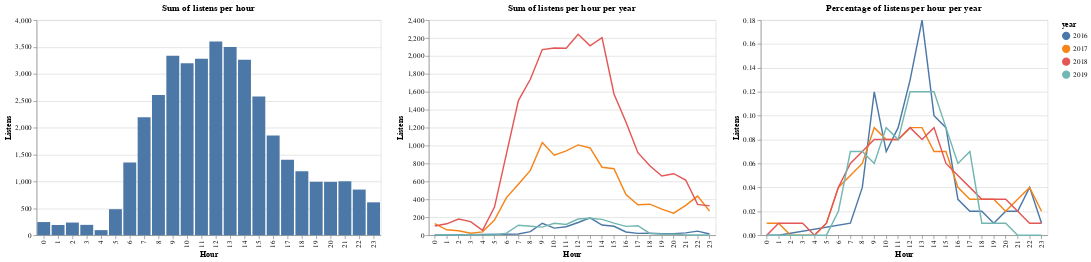

Source (notebook cell):
### Code cell
#hide_input
# Create sum per hour per year
selection_sum = df.groupby(['year', 'hour']).size().reset_index().rename(columns={0: 'count'})

# Create percentage per hour per year
selection_perc = selection_sum.copy()
yearly_counts = df.ts.dt.to_period('Y').value_counts()
for year in yearly_counts.index:
    selection_perc.loc[selection_perc.year == year.year, 'count'] = selection_perc.loc[selection_perc.year == year.year, 'count'] / yearly_counts[year.year]
selection_perc = selection_perc.round(2)

# Plot the total listens per hour
total = alt.Chart(selection_sum).mark_bar().encode(
    alt.X('hour:O', title='Hour'),
    alt.Y('sum(count):Q', title='Listens'),
).properties(title='Sum of listens per hour')


label = alt.selection_single(
    encodings=['x'], # limit selection to x-axis value
    on='mouseover',  # select on mouseover events
    nearest=True,    # select data point nearest the cursor
    empty='none'     # empty selection includes no data points
)

monthly = alt.Chart().mark_line().encode(
    alt.X('hour:O', title='Hour'),
    alt.Y('count:Q', title='Listens'),
    color='year:N',
).transform_filter(alt.FieldOneOfPredicate(field='year', oneOf=[2016, 2017, 2018, 2019]))

# Plot sum per hour per year
sum_per_hour_per_year = alt.layer(
    monthly.properties(
        title='Sum of listens per hour per year'
    ), # base line chart
    
#     add a rule mark to serve as a guide line
    alt.Chart().mark_rule(color='#aaa').encode(
#         alt.X('hour'),
        x='hour:O'
    ).transform_filter(label),
    
    # add circle marks for selected time points, hide unselected points
    monthly.mark_circle().encode(
        opacity=alt.condition(label, alt.value(1), alt.value(0))
    ).add_selection(label),
    
#     # add white stroked text to provide a legible background for labels
    monthly.mark_text(align='left', dx=5, dy=-5, stroke='white', strokeWidth=2).encode(
        text='sum(count):Q'
    ).transform_filter(label),
    
    # add text labels for stock prices
    monthly.mark_text(align='left', dx=5, dy=-5).encode(
        alt.Text('sum(count):Q'),
#         text='sum(listens):Q'
    ).transform_filter(label),
    
    data = selection_sum
).properties(
    width=400,
    height=300
)

# Plot percentage per hour per year
perc_per_hour_per_year = alt.layer(
    monthly.properties(
        title='Percentage of listens per hour per year'
    ),     
    alt.Chart().mark_rule(color='#aaa').encode(
        x='hour:O'
    ).transform_filter(label),
    
    monthly.mark_circle().encode(
        opacity=alt.condition(label, alt.value(1), alt.value(0))
    ).add_selection(label),
    
    monthly.mark_text(align='left', dx=5, dy=-5, stroke='white', strokeWidth=2).encode(
        text='sum(count):Q'
    ).transform_filter(label),
    
    monthly.mark_text(align='left', dx=5, dy=-5).encode(
        alt.Text('sum(count):Q'),
    ).transform_filter(label),
    
    data = selection_perc
).properties(
    width=400,
    height=300
)

total | sum_per_hour_per_year | perc_per_hour_per_year

### Figure 1 — Vega-Lite specification as saved in the notebook (floating-point values rounded to 4 significant figures)
{"usermeta": {"embedOptions": {"theme": "fivethirtyeight"}}, "config": {"view": {"continuousWidth": 400, "continuousHeight": 300}}, "hconcat": [{"mark": "bar", "encoding": {"x": {"type": "ordinal", "field": "hour", "title": "Hour"}, "y": {"type": "quantitative", "aggregate": "sum", "field": "count", "title": "Listens"}}, "title": "Sum of listens per hour"}, {"layer": [{"mark": "line", "encoding": {"color": {"type": "nominal", "field": "year"}, "x": {"type": "ordinal", "field": "hour", "title": "Hour"}, "y": {"type": "quantitative", "field": "count", "title": "Listens"}}, "title": "Sum of listens per hour per year", "transform": [{"filter": {"field": "year", "oneOf": [2016, 2017, 2018, 2019]}}]}, {"mark": {"type": "rule", "color": "#aaa"}, "encoding": {"x": {"type": "ordinal", "field": "hour"}}, "transform": [{"filter": {"selection": "selector002"}}]}, {"mark": "circle", "encoding": {"color": {"type": "nominal", "field": "year"}, "opacity": {"condition": {"value": 1, "selection": "selector002"}, "value": 0}, "x": {"type": "ordinal", "field": "hour", "title": "Hour"}, "y": {"type": "quantitative", "field": "count", "title": "Listens"}}, "selection": {"selector002": {"type": "single", "encodings": ["x"], "on": "mouseover", "nearest": true, "empty": "none"}}, "transform": [{"filter": {"field": "year", "oneOf": [2016, 2017, 2018, 2019]}}]}, {"mark": {"type": "text", "align": "left", "dx": 5, "dy": -5, "stroke": "white", "strokeWidth": 2}, "encoding": {"color": {"type": "nominal", "field": "year"}, "text": {"type": "quantitative", "aggregate": "sum", "field": "count"}, "x": {"type": "ordinal", "field": "hour", "title": "Hour"}, "y": {"type": "quantitative", "field": "count", "title": "Listens"}}, "transform": [{"filter": {"field": "year", "oneOf": [2016, 2017, 2018, 2019]}}, {"filter": {"selection": "selector002"}}]}, {"mark": {"type": "text", "align": "left", "dx": 5, "dy": -5}, "encoding": {"color": {"type": "nominal", "field": "year"}, "text": {"type": "quantitative", "aggregate": "sum", "field": "count"}, "x": {"type": "ordinal", "field": "hour", "title": "Hour"}, "y": {"type": "quantitative", "field": "count", "title": "Listens"}}, "transform": [{"filter": {"field": "year", "oneOf": [2016, 2017, 2018, 2019]}}, {"filter": {"selection": "selector002"}}]}], "height": 300, "width": 400}, {"layer": [{"mark": "line", "encoding": {"color": {"type": "nominal", "field": "year"}, "x": {"type": "ordinal", "field": "hour", "title": "Hour"}, "y": {"type": "quantitative", "field": "count", "title": "Listens"}}, "title": "Percentage of listens per hour per year", "transform": [{"filter": {"field": "year", "oneOf": [2016, 2017, 2018, 2019]}}]}, {"mark": {"type": "rule", "color": "#aaa"}, "encoding": {"x": {"type": "ordinal", "field": "hour"}}, "transform": [{"filter": {"selection": "selector002"}}]}, {"mark": "circle", "encoding": {"color": {"type": "nominal", "field": "year"}, "opacity": {"condition": {"value": 1, "selection": "selector002"}, "value": 0}, "x": {"type": "ordinal", "field": "hour", "title": "Hour"}, "y": {"type": "quantitative", "field": "count", "title": "Listens"}}, "selection": {"selector002": {"type": "single", "encodings": ["x"], "on": "mouseover", "nearest": true, "empty": "none"}}, "transform": [{"filter": {"field": "year", "oneOf": [2016, 2017, 2018, 2019]}}]}, {"mark": {"type": "text", "align": "left", "dx": 5, "dy": -5, "stroke": "white", "strokeWidth": 2}, "encoding": {"color": {"type": "nominal", "field": "year"}, "text": {"type": "quantitative", "aggregate": "sum", "field": "count"}, "x": {"type": "ordinal", "field": "hour", "title": "Hour"}, "y": {"type": "quantitative", "field": "count", "title": "Listens"}}, "transform": [{"filter": {"field": "year", "oneOf": [2016, 2017, 2018, 2019]}}, {"filter": {"selection": "selector002"}}]}, {"mark": {"type": "text", "align": "left", "dx": 5, "dy": -5}, "encoding": {"color": {"type": "nominal", "field": "year"}, "text": {"type": "quantitative", "aggregate": "sum", "field": "count"}, "x": {"type": "ordinal", "field": "hour", "title": "Hour"}, "y": {"type": "quantitative", "field": "count", "title": "Listens"}}, "transform": [{"filter": {"field": "year", "oneOf": [2016, 2017, 2018, 2019]}}, {"filter": {"selection": "selector002"}}]}], "data": {"name": "data-48044bdc3cc0feeac970edfbb745f045"}, "height": 300, "width": 400}], "data": {"name": "data-0187552695ff6798193cfef9dfa2651e"}, "$schema": "https://vega.github.io/schema/vega-lite/v4.8.1.json", "datasets": {"data-0187552695ff6798193cfef9dfa2651e": [{"year": 2013, "hour": 0, "count": 2}, {"year": 2013, "hour": 10, "count": 1}, {"year": 2013, "hour": 11, "count": 13}, {"year": 2013, "hour": 12, "count": 12}, {"year": 2013, "hour": 14, "count": 4}, {"year": 2013, "hour": 15, "count": 5}, {"year": 2013, "hour": 16, "count": 4}, {"year": 2013, "hour": 17, "count": 9}, {"year": 2013, "hour": 18, "count": 29}, {"year": 2013, "hour": 19, "count": 8}, {"year": 2013, "hour": 20, "count": 24}, {"year": 2013, "hour": 21, "count": 3}, {"year": 2013, "hour": 22, "count": 2}, {"year": 2013, "hour": 23, "count": 1}, {"year": 2014, "hour": 11, "count": 2}, {"year": 2014, "hour": 13, "count": 5}, {"year": 2014, "hour": 22, "count": 6}, {"year": 2015, "hour": 0, "count": 5}, {"year": 2015, "hour": 2, "count": 4}, {"year": 2015, "hour": 3, "count": 12}, {"year": 2015, "hour": 8, "count": 4}, {"year": 2015, "hour": 9, "count": 7}, {"year": 2015, "hour": 10, "count": 2}, {"year": 2015, "hour": 11, "count": 26}, {"year": 2015, "hour": 12, "count": 21}, {"year": 2015, "hour": 13, "count": 24}, {"year": 2015, "hour": 14, "count": 5}, {"year": 2015, "hour": 15, "count": 22}, {"year": 2015, "hour": 16, "count": 2}, {"year": 2015, "hour": 17, "count": 8}, {"year": 2015, "hour": 19, "count": 8}, {"year": 2015, "hour": 20, "count": 8}, {"year": 2015, "hour": 21, "count": 22}, {"year": 2015, "hour": 22, "count": 14}, {"year": 2015, "hour": 23, "count": 1}, {"year": 2016, "hour": 0, "count": 2}, {"year": 2016, "hour": 1, "count": 1}, {"year": 2016, "hour": 7, "count": 13}, {"year": 2016, "hour": 8, "count": 40}, {"year": 2016, "hour": 9, "count": 133}, {"year": 2016, "hour": 10, "count": 79}, {"year": 2016, "hour": 11, "count": 94}, {"year": 2016, "hour": 12, "count": 141}, {"year": 2016, "hour": 13, "count": 194}, {"year": 2016, "hour": 14, "count": 113}, {"year": 2016, "hour": 15, "count": 99}, {"year": 2016, "hour": 16, "count": 36}, {"year": 2016, "hour": 17, "count": 20}, {"year": 2016, "hour": 18, "count": 22}, {"year": 2016, "hour": 19, "count": 15}, {"year": 2016, "hour": 20, "count": 17}, {"year": 2016, "hour": 21, "count": 26}, {"year": 2016, "hour": 22, "count": 45}, {"year": 2016, "hour": 23, "count": 13}, {"year": 2017, "hour": 0, "count": 128}, {"year": 2017, "hour": 1, "count": 60}, {"year": 2017, "hour": 2, "count": 49}, {"year": 2017, "hour": 3, "count": 21}, {"year": 2017, "hour": 4, "count": 37}, {"year": 2017, "hour": 5, "count": 168}, {"year": 2017, "hour": 6, "count": 419}, {"year": 2017, "hour": 7, "count": 568}, {"year": 2017, "hour": 8, "count": 723}, {"year": 2017, "hour": 9, "count": 1034}, {"year": 2017, "hour": 10, "count": 892}, {"year": 2017, "hour": 11, "count": 940}, {"year": 2017, "hour": 12, "count": 1007}, {"year": 2017, "hour": 13, "count": 973}, {"year": 2017, "hour": 14, "count": 758}, {"year": 2017, "hour": 15, "count": 742}, {"year": 2017, "hour": 16, "count": 452}, {"year": 2017, "hour": 17, "count": 339}, {"year": 2017, "hour": 18, "count": 346}, {"year": 2017, "hour": 19, "count": 290}, {"year": 2017, "hour": 20, "count": 246}, {"year": 2017, "hour": 21, "count": 333}, {"year": 2017, "hour": 22, "count": 436}, {"year": 2017, "hour": 23, "count": 268}, {"year": 2018, "hour": 0, "count": 103}, {"year": 2018, "hour": 1, "count": 127}, {"year": 2018, "hour": 2, "count": 180}, {"year": 2018, "hour": 3, "count": 152}, {"year": 2018, "hour": 4, "count": 54}, {"year": 2018, "hour": 5, "count": 314}, {"year": 2018, "hour": 6, "count": 908}, {"year": 2018, "hour": 7, "count": 1502}, {"year": 2018, "hour": 8, "count": 1740}, {"year": 2018, "hour": 9, "count": 2071}, {"year": 2018, "hour": 10, "count": 2088}, {"year": 2018, "hour": 11, "count": 2086}, {"year": 2018, "hour": 12, "count": 2242}, {"year": 2018, "hour": 13, "count": 2113}, {"year": 2018, "hour": 14, "count": 2204}, {"year": 2018, "hour": 15, "count": 1576}, {"year": 2018, "hour": 16, "count": 1262}, {"year": 2018, "hour": 17, "count": 920}, {"year": 2018, "hour": 18, "count": 775}, {"year": 2018, "hour": 19, "count": 660}, {"year": 2018, "hour": 20, "count": 686}, {"year": 2018, "hour": 21, "count": 615}, {"year": 2018, "hour": 22, "count": 344}, {"year": 2018, "hour": 23, "count": 327}, {"year": 2019, "hour": 0, "count": 4}, {"year": 2019, "hour": 1, "count": 1}, {"year": 2019, "hour": 2, "count": 2}, {"year": 2019, "hour": 3, "count": 7}, {"year": 2019, "hour": 4, "count": 3}, {"year": 2019, "hour": 5, "count": 1}, {"year": 2019, "hour": 6, "count": 23}, {"year": 2019, "hour": 7, "count": 111}, {"year": 2019, "hour": 8, "count": 100}, {"year": 2019, "hour": 9, "count": 90}, {"year": 2019, "hour": 10, "count": 133}, {"year": 2019, "hour": 11, "count": 119}, {"year": 2019, "hour": 12, "count": 180}, {"year": 2019, "hour": 13, "count": 189}, {"year": 2019, "hour": 14, "count": 176}, {"year": 2019, "hour": 15, "count": 135}, {"year": 2019, "hour": 16, "count": 98}, {"year": 2019, "hour": 17, "count": 105}, {"year": 2019, "hour": 18, "count": 19}, {"year": 2019, "hour": 19, "count": 12}, {"year": 2019, "hour": 20, "count": 10}, {"year": 2019, "hour": 21, "count": 3}, {"year": 2019, "hour": 22, "count": 1}, {"year": 2019, "hour": 23, "count": 1}], "data-48044bdc3cc0feeac970edfbb745f045": [{"year": 2013, "hour": 0, "count": 0.02}, {"year": 2013, "hour": 10, "count": 0.01}, {"year": 2013, "hour": 11, "count": 0.11}, {"year": 2013, "hour": 12, "count": 0.1}, {"year": 2013, "hour": 14, "count": 0.03}, {"year": 2013, "hour": 15, "count": 0.04}, {"year": 2013, "hour": 16, "count": 0.03}, {"year": 2013, "hour": 17, "count": 0.08}, {"year": 2013, "hour": 18, "count": 0.25}, {"year": 2013, "hour": 19, "count": 0.07}, {"year": 2013, "hour": 20, "count": 0.21}, {"year": 2013, "hour": 21, "count": 0.03}, {"year": 2013, "hour": 22, "count": 0.02}, {"year": 2013, "hour": 23, "count": 0.01}, {"year": 2014, "hour": 11, "count": 0.15}, {"year": 2014, "hour": 13, "count": 0.38}, {"year": 2014, "hour": 22, "count": 0.46}, {"year": 2015, "hour": 0, "count": 0.03}, {"year": 2015, "hour": 2, "count": 0.02}, {"year": 2015, "hour": 3, "count": 0.06}, {"year": 2015, "hour": 8, "count": 0.02}, {"year": 2015, "hour": 9, "count": 0.04}, {"year": 2015, "hour": 10, "count": 0.01}, {"year": 2015, "hour": 11, "count": 0.13}, {"year": 2015, "hour": 12, "count": 0.11}, {"year": 2015, "hour": 13, "count": 0.12}, {"year": 2015, "hour": 14, "count": 0.03}, {"year": 2015, "hour": 15, "count": 0.11}, {"year": 2015, "hour": 16, "count": 0.01}, {"year": 2015, "hour": 17, "count": 0.04}, {"year": 2015, "hour": 19, "count": 0.04}, {"year": 2015, "hour": 20, "count": 0.04}, {"year": 2015, "hour": 21, "count": 0.11}, {"year": 2015, "hour": 22, "count": 0.07}, {"year": 2015, "hour": 23, "count": 0.01}, {"year": 2016, "hour": 0, "count": 0.0}, {"year": 2016, "hour": 1, "count": 0.0}, {"year": 2016, "hour": 7, "count": 0.01}, {"year": 2016, "hour": 8, "count": 0.04}, {"year": 2016, "hour": 9, "count": 0.12}, {"year": 2016, "hour": 10, "count": 0.07}, {"year": 2016, "hour": 11, "count": 0.09}, {"year": 2016, "hour": 12, "count": 0.13}, {"year": 2016, "hour": 13, "count": 0.18}, {"year": 2016, "hour": 14, "count": 0.1}, {"year": 2016, "hour": 15, "count": 0.09}, {"year": 2016, "hour": 16, "count": 0.03}, {"year": 2016, "hour": 17, "count": 0.02}, {"year": 2016, "hour": 18, "count": 0.02}, {"year": 2016, "hour": 19, "count": 0.01}, {"year": 2016, "hour": 20, "count": 0.02}, {"year": 2016, "hour": 21, "count": 0.02}, {"year": 2016, "hour": 22, "count": 0.04}, {"year": 2016, "hour": 23, "count": 0.01}, {"year": 2017, "hour": 0, "count": 0.01}, {"year": 2017, "hour": 1, "count": 0.01}, {"year": 2017, "hour": 2, "count": 0.0}, {"year": 2017, "hour": 3, "count": 0.0}, {"year": 2017, "hour": 4, "count": 0.0}, {"year": 2017, "hour": 5, "count": 0.01}, {"year": 2017, "hour": 6, "count": 0.04}, {"year": 2017, "hour": 7, "count": 0.05}, {"year": 2017, "hour": 8, "count": 0.06}, {"year": 2017, "hour": 9, "count": 0.09}, {"year": 2017, "hour": 10, "count": 0.08}, {"year": 2017, "hour": 11, "count": 0.08}, {"year": 2017, "hour": 12, "count": 0.09}, {"year": 2017, "hour": 13, "count": 0.09}, {"year": 2017, "hour": 14, "count": 0.07}, {"year": 2017, "hour": 15, "count": 0.07}, {"year": 2017, "hour": 16, "count": 0.04}, {"year": 2017, "hour": 17, "count": 0.03}, {"year": 2017, "hour": 18, "count": 0.03}, {"year": 2017, "hour": 19, "count": 0.03}, {"year": 2017, "hour": 20, "count": 0.02}, {"year": 2017, "hour": 21, "count": 0.03}, {"year": 2017, "hour": 22, "count": 0.04}, {"year": 2017, "hour": 23, "count": 0.02}, {"year": 2018, "hour": 0, "count": 0.0}, {"year": 2018, "hour": 1, "count": 0.01}, {"year": 2018, "hour": 2, "count": 0.01}, {"year": 2018, "hour": 3, "count": 0.01}, {"year": 2018, "hour": 4, "count": 0.0}, {"year": 2018, "hour": 5, "count": 0.01}, {"year": 2018, "hour": 6, "count": 0.04}, {"year": 2018, "hour": 7, "count": 0.06}, {"year": 2018, "hour": 8, "count": 0.07}, {"year": 2018, "hour": 9, "count": 0.08}, {"year": 2018, "hour": 10, "count": 0.08}, {"year": 2018, "hour": 11, "count": 0.08}, {"year": 2018, "hour": 12, "count": 0.09}, {"year": 2018, "hour": 13, "count": 0.08}, {"year": 2018, "hour": 14, "count": 0.09}, {"year": 2018, "hour": 15, "count": 0.06}, {"year": 2018, "hour": 16, "count": 0.05}, {"year": 2018, "hour": 17, "count": 0.04}, {"year": 2018, "hour": 18, "count": 0.03}, {"year": 2018, "hour": 19, "count": 0.03}, {"year": 2018, "hour": 20, "count": 0.03}, {"year": 2018, "hour": 21, "count": 0.02}, {"year": 2018, "hour": 22, "count": 0.01}, {"year": 2018, "hour": 23, "count": 0.01}, {"year": 2019, "hour": 0, "count": 0.0}, {"year": 2019, "hour": 1, "count": 0.0}, {"year": 2019, "hour": 2, "count": 0.0}, {"year": 2019, "hour": 3, "count": 0.0}, {"year": 2019, "hour": 4, "count": 0.0}, {"year": 2019, "hour": 5, "count": 0.0}, {"year": 2019, "hour": 6, "count": 0.02}, {"year": 2019, "hour": 7, "count": 0.07}, {"year": 2019, "hour": 8, "count": 0.07}, {"year": 2019, "hour": 9, "count": 0.06}, {"year": 2019, "hour": 10, "count": 0.09}, {"year": 2019, "hour": 11, "count": 0.08}, {"year": 2019, "hour": 12, "count": 0.12}, {"year": 2019, "hour": 13, "count": 0.12}, {"year": 2019, "hour": 14, "count": 0.12}, {"year": 2019, "hour": 15, "count": 0.09}, {"year": 2019, "hour": 16, "count": 0.06}, {"year": 2019, "hour": 17, "count": 0.07}, {"year": 2019, "hour": 18, "count": 0.01}, {"year": 2019, "hour": 19, "count": 0.01}, {"year": 2019, "hour": 20, "count": 0.01}, {"year": 2019, "hour": 21, "count": 0.0}, {"year": 2019, "hour": 22, "count": 0.0}, {"year": 2019, "hour": 23, "count": 0.0}]}}
